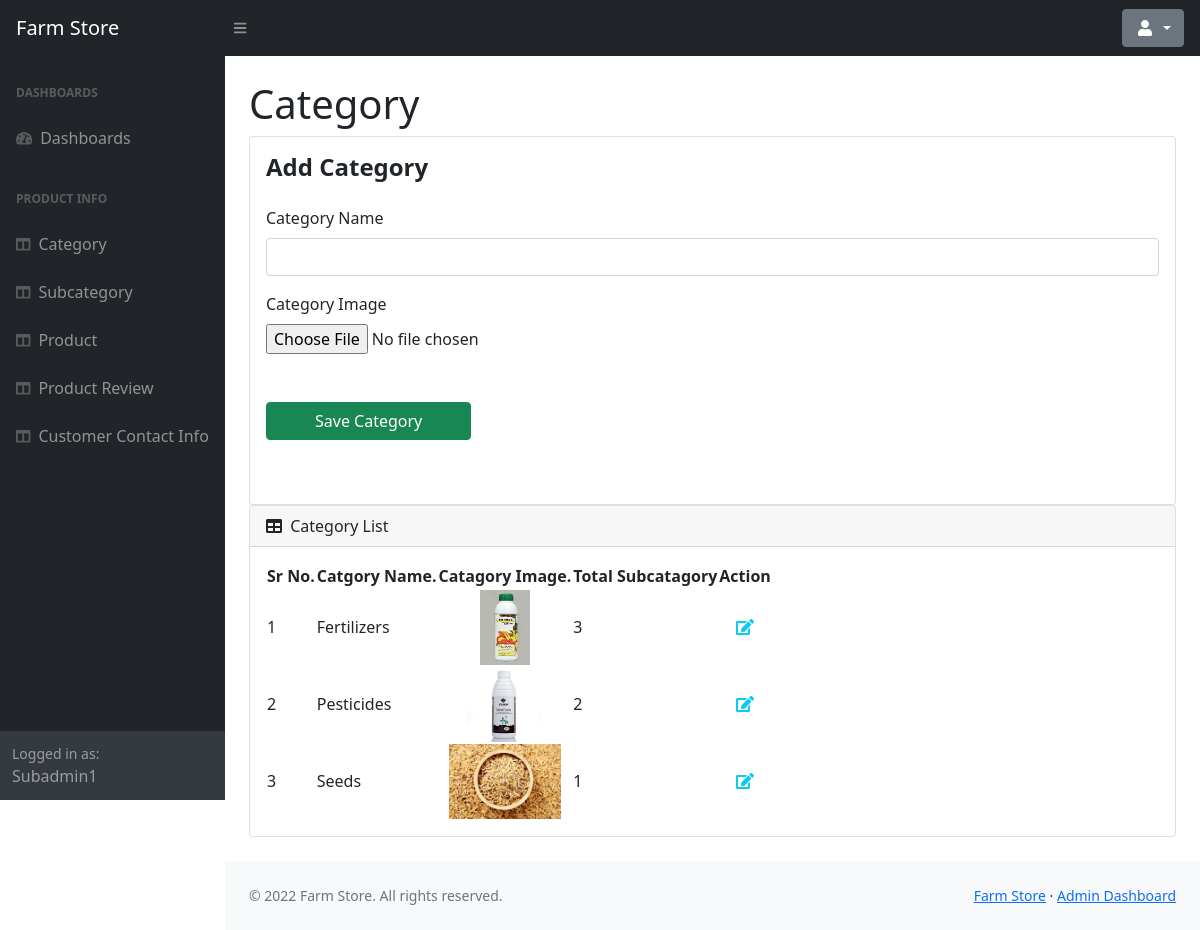
Page /admin/category.php (signed in) on the earlier database version.
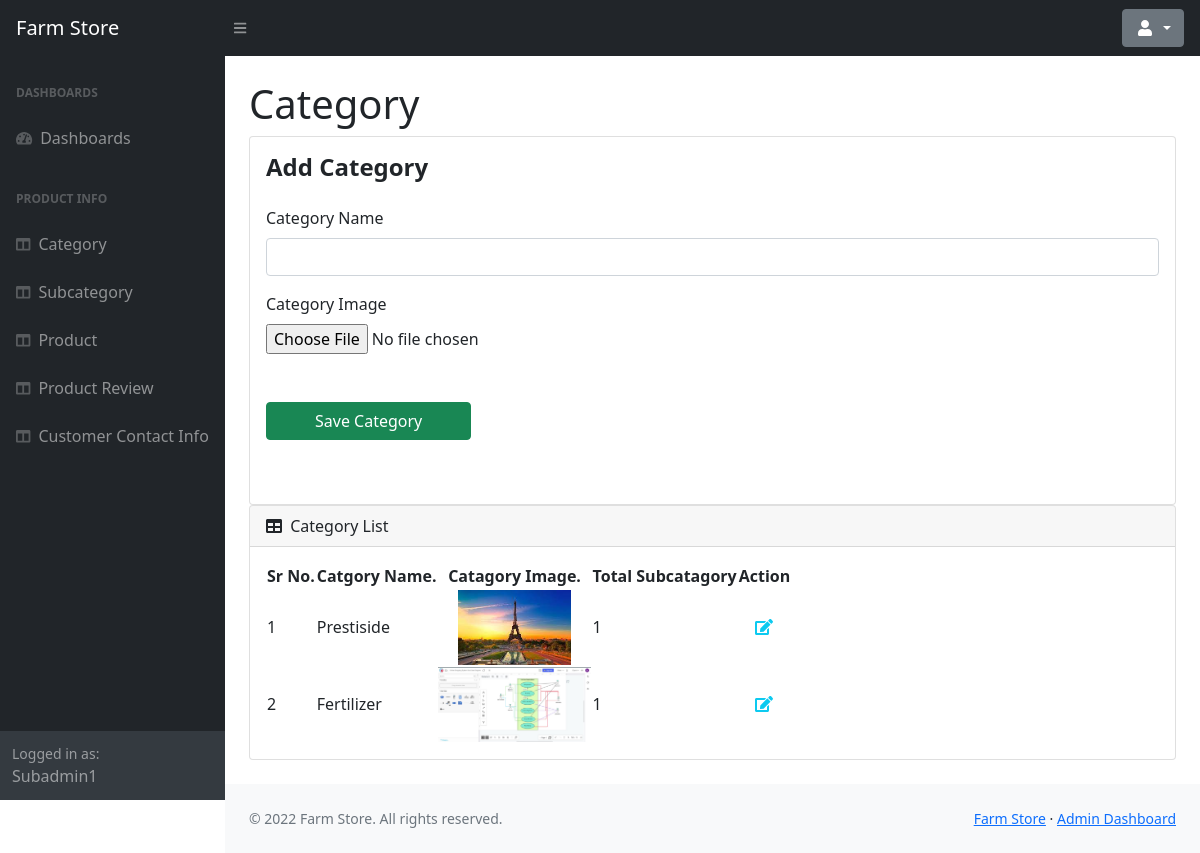
Same page on the later database version.
### tables this page shows
CREATE TABLE `category` (
  `id` int(11) NOT NULL,
  `catname` text NOT NULL,
  `catimg` text NOT NULL
);

### admin/category.php (the view, shortened to what this page needs)
<?php include('../include/dbconfig.php') ?>
<!DOCTYPE html>
<html lang="en">
<head>
    <?php include('include/csslist.php') ?>
</head>
<body class="sb-nav-fixed">
<?php include('include/topbar.php') ?>
<div id="layoutSidenav">
    <div id="layoutSidenav_nav">
        <?php include('include/sidebar.php') ?>
    </div>
    <div id="layoutSidenav_content">
        <main>
            <div class="container-fluid px-4">
                <h1 class="mt-4">Category</h1>
                <?php if (isset($_GET['edit'])) {
                    $sels = $con->query("select * from category where id=" . $_GET['edit'] . "");
                    $sels = $sels->fetch_assoc();
                    ?>
                    <div class="row">
                        <div class="col-lg-12">
                            <div class="card">
                                <div class="card-body">
                                    <div class="row">
                                        <div class="col-lg-12 mb-5">
                                            <h4 class="mb-4">
                                                <strong>Edit Catagory</strong>
                                            </h4>
                                            <form id="form-validation-simple" name="form-validation-simple"
                                                  method="POST" enctype="multipart/form-data">
                                                <div class="form-group">
                                                    <label class="form-label">Category Name</label>
                                                    <input name="Category_Name" type="text"
                                                           value="<?php echo $sels['catname']; ?>" class="form-control"
                                                           data-validation="[NOTEMPTY]" required/>
                                                </div>
                                                <div class="form-group">
                                                    <label class="form-label">Category Image</label>
                                                    <div class="mb-5">
                                                        <input type="file" name="Category_Image" class="dropify"
                                                               data-height="300" data-validation="[NOTEMPTY]"
                                                               data-default-file="../<?php echo $sels['catimg']; ?>"/>
                                                    </div>
                                                </div>
                                                <div class="form-actions">
                                                    <button type="submit" class="btn btn-success mr-2 px-5"
                                                            name="up_cat">Update Category
                                                    </button>
                                                </div>
                                            </form>
                                        </div>
                                    </div>
                                </div>
                            </div>
                        </div>
                    </div>
                    <?php
                    if (isset($_POST['up_cat'])) {
                        $cname = mysqli_real_escape_string($con, $_POST['Category_Name']);
                        $result = $con->query("select * from category where catname='$cname';");
                        if ($result->num_rows == 0) {
                            if (!empty($_FILES["Category_Image"]["name"])) {
                                $fileName = $_FILES['Category_Image']['tmp_name'];
                                $sourceProperties = getimagesize($fileName);
                                $resizeFileName = time();
                                $uploadPath = "cat/";
                                $fileExt = pathinfo($_FILES['Category_Image']['name'], PATHINFO_EXTENSION);
                                $url = $uploadPath . "thump_" . $resizeFileName . "." . $fileExt;
                                if (move_uploaded_file($fileName, '../' . $url)) {
                                    $con->query("update category set catname='" . $cname . "',catimg='" . $url . "' where id=" . $_GET['edit'] . "");
                                }
                            } else {
                                $con->query("update category set catname='" . $cname . "' where id=" . $_GET['edit'] . "");
                            }
                            echo '<script type="text/javascript">';
                            echo "setTimeout(function () { swal({title: 'Catagory Edit', text: 'Catagory Edited Successfully', type: 'success', confirmButtonClass: 'btn-success', confirmButtonText: 'OK', },function() {window.location = 'category.php';});";
                            echo '}, 1000);</script>';
                        } else {
                            echo '<script type="text/javascript">';
                            echo "setTimeout(function () { swal({title: 'Catagory Edit', text: 'Duplicate Category', type: 'error', confirmButtonClass: 'btn-danger', confirmButtonText: 'OK', });";
                            echo '}, 1000);</script>';
                        }
                    }
                    ?>
                <?php } else { ?>
                    <div class="row">
                        <div class="col-lg-12">
                            <div class="card">
                                <div class="card-body">
                                    <div class="row">
                                        <div class="col-lg-12 mb-5">
                                            <h4 class="mb-4">
                                                <strong>Add Category</strong>
                                            </h4>
                                            <form id="form-validation-simple" name="form-validation-simple"
                                                  method="POST" enctype="multipart/form-data">
                                                <div class="form-group">
                                                    <label class="form-label">Category Name</label>
                                                    <input name="Category_Name" type="text" class="form-control"
                                                           data-validation="[NOTEMPTY]" required/>
                                                </div>
                                                <div class="form-group">
                                                    <label class="form-label">Category Image</label>
                                                    <div class="mb-5">
                                                        <input type="file" name="Category_Image" class="dropify"
                                                               data-height="300" data-validation="[NOTEMPTY]" required/>
                                                    </div>
                                                </div>
                                                <div class="form-actions">
                                                    <button type="submit" class="btn btn-success mr-2 px-5"
                                                            name="sub_cat">Save Category
                                                    </button>
                                                </div>
                                            </form>
                                        </div>
                                    </div>
                                </div>
                            </div>
                        </div>
                    </div>
                <?php } ?>
                <div class="row">
                    <div class="col-lg-12">
                        <div class="card mb-4">
                            <div class="card-header">
                                <i class="fas fa-table me-1"></i>
                                Category List
                            </div>
                            <div class="card-body">
                                <table id="datatablesSimple">
                                    <thead>
                                    <tr>
                                        <th>Sr No.</th>
                                        <th>Catgory Name.</th>
                                        <th class="text-center">Catagory Image.</th>
                                        <th>Total Subcatagory</th>
                                        <th class="text-center">Action</th>
                                    </tr>
                                    </thead>
                                    <tbody>
                                    <?php
                                    $sel = $con->query("select * from category");
                                    $i = 0;
                                    while ($row = $sel->fetch_assoc()) {
                                        $i = $i + 1;
                                        ?>
                                        <tr>
                                            <td><?php echo $i; ?></td>
                                            <td><?php echo $row['catname']; ?></td>
                                            <td class="text-center"><img class="media-object round-media"
                                                                         src="../<?php echo $row['catimg']; ?>"
                                                                         alt="Generic placeholder image"
                                                                         style="height: 75px;"></td>
                                            <td>
                                                <?php
                                                $num_of_subcategory = $con->query("select * from subcategory where cat_id=" . $row['id'] . "")->num_rows;
                                                echo $num_of_subcategory;
                                                ?>
                                            </td>
                                            <td class="text-center">
                                                <a class="primary"
                                                   href="category.php?edit=<?php echo $row['id']; ?>"
                                                   data-original-title="" title="">
                                                    <i class="fas fa-edit text-info"></i>
                                                </a>
                                            </td>
                                        </tr>
                                    <?php } ?>
                                    </tbody>
                                </table>
                            </div>
                        </div>
                    </div>
                </div>
            </div>
        </main>
        <?php include('include/footer.php') ?>
    </div>
</div>
</body>
</html>

### admin/include/csslist.php (shortened to what this page needs)
<link rel="stylesheet" href="https://cdn.jsdelivr.net/npm/bootstrap@4.0.0/dist/css/bootstrap.min.css">
<link href="https://cdn.jsdelivr.net/npm/simple-datatables@latest/dist/style.css" rel="stylesheet" />
<link href="css/styles.css" rel="stylesheet" />
<link href="css/sweetalert.css" rel="stylesheet" />

### admin/include/topbar.php (shortened to what this page needs)
<?php
if (!empty($_SESSION['username'])) {
    $id = $_SESSION['username'];
    $query = "SELECT * from admin WHERE username = '$id'";
    $data = mysqli_query($con, $query);
    $total = mysqli_num_rows($data);
    if ($total != 0) {
        while ($result = mysqli_fetch_assoc($data)) {
            $username = $result['user_type'];
        }
    }
}
?>
<nav class="sb-topnav navbar navbar-expand navbar-dark bg-dark">
    <a class="navbar-brand ps-3" href="dashboard.php">Farm Store</a>
    <button class="btn btn-link btn-sm order-1 order-lg-0 me-4 me-lg-0" id="sidebarToggle" href="#!"><i
                class="fas fa-bars"></i></button>
    <div class="dropdown">
        <button class="btn btn-secondary dropdown-toggle" type="button" id="dropdownMenuButton" data-toggle="dropdown" aria-haspopup="true" aria-expanded="false">
            <i class="fas fa-user fa-fw"></i>
        </button>
    </div>
</nav>

### admin/include/sidebar.php (shortened to what this page needs)
<nav class="sb-sidenav accordion sb-sidenav-dark" id="sidenavAccordion">
    <div class="sb-sidenav-menu">
        <div class="nav">
            <?php if ($username == 0 || $username == 1 || $username == 2) { ?>
                <div class="sb-sidenav-menu-heading">Dashboards</div>
                <a class="nav-link" href="dashboard.php">
                    <div class="sb-nav-link-icon"><i class="fas fa-tachometer-alt"></i></div>
                    Dashboards
                </a>
                <?php
            }
            if ($username == 0 || $username == 1) {
                ?>
                <div class="sb-sidenav-menu-heading">Product Info</div>
                <a class="nav-link" href="category.php">
                    <div class="sb-nav-link-icon"><i class="fas fa-columns"></i></div>
                    Category
                </a>
                <a class="nav-link" href="subcategory.php">
                    <div class="sb-nav-link-icon"><i class="fas fa-columns"></i></div>
                    Subcategory
                </a>
                <a class="nav-link" href="product.php">
                    <div class="sb-nav-link-icon"><i class="fas fa-columns"></i></div>
                    Product
                </a>
                <a class="nav-link" href="productreview.php">
                    <div class="sb-nav-link-icon"><i class="fas fa-columns"></i></div>
                    Product Review
                </a>
                <?php
            }
                ?>
            <a class="nav-link" href="contact.php">
                <div class="sb-nav-link-icon"><i class="fas fa-columns"></i></div>
                Customer Contact Info
            </a>
        </div>
    </div>
    <div class="sb-sidenav-footer">
        <div class="small">Logged in as:</div>
        <?php echo $_SESSION['username']; ?>
    </div>
</nav>

### admin/include/footer.php
<footer class="py-4 bg-light mt-auto">
    <div class="container-fluid px-4">
        <div class="d-flex align-items-center justify-content-between small">
            <div class="text-muted">© 2022 Farm Store. All rights reserved.</div>
            <div>
                <a href="#">Farm Store</a>
                &middot;
                <a href="#">Admin Dashboard</a>
            </div>
        </div>
    </div>
</footer>

Differences in the rows shown:
removed category: catname "Fertilizers", catimg (picture), num_of_subcategory "3"
removed category: catname "Pesticides", catimg (picture), num_of_subcategory "2"
removed category: catname "Seeds", catimg (picture), num_of_subcategory "1"
added category: catname "Prestiside", catimg (picture), num_of_subcategory "1"
added category: catname "Fertilizer", catimg (picture), num_of_subcategory "1"
